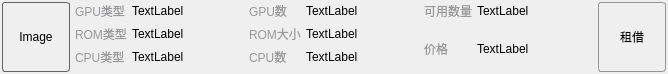
<?xml version="1.0" encoding="UTF-8"?>
<ui version="4.0">
 <class>ResourceItem</class>
 <widget class="QWidget" name="ResourceItem">
  <property name="geometry">
   <rect>
    <x>0</x>
    <y>0</y>
    <width>668</width>
    <height>74</height>
   </rect>
  </property>
  <property name="windowTitle">
   <string>Form</string>
  </property>
  <property name="styleSheet">
   <string notr="true">QWidget{
border:hidden;
}

QLabel#label_2,
QLabel#label_6,
QLabel#label_10,
QLabel#label_5,
QLabel#label_8,
QLabel#label_12,
QLabel#label_14,
QLabel#label_16
{
	color: rgb(153, 152, 154);
}</string>
  </property>
  <layout class="QHBoxLayout" name="horizontalLayout_2">
   <property name="spacing">
    <number>5</number>
   </property>
   <property name="leftMargin">
    <number>2</number>
   </property>
   <property name="topMargin">
    <number>2</number>
   </property>
   <property name="rightMargin">
    <number>2</number>
   </property>
   <property name="bottomMargin">
    <number>2</number>
   </property>
   <item>
    <widget class="QLabel" name="label">
     <property name="minimumSize">
      <size>
       <width>68</width>
       <height>68</height>
      </size>
     </property>
     <property name="styleSheet">
      <string notr="true">border:1px solid rgb(100,100,100);
border-radius:3px;</string>
     </property>
     <property name="text">
      <string>Image</string>
     </property>
     <property name="alignment">
      <set>Qt::AlignCenter</set>
     </property>
    </widget>
   </item>
   <item>
    <layout class="QHBoxLayout" name="horizontalLayout" stretch="1,1,1">
     <property name="spacing">
      <number>5</number>
     </property>
     <item>
      <layout class="QFormLayout" name="formLayout_2">
       <property name="labelAlignment">
        <set>Qt::AlignLeading|Qt::AlignLeft|Qt::AlignVCenter</set>
       </property>
       <item row="0" column="0">
        <widget class="QLabel" name="label_2">
         <property name="text">
          <string>GPU类型</string>
         </property>
        </widget>
       </item>
       <item row="0" column="1">
        <widget class="QLabel" name="label_gpuName">
         <property name="text">
          <string>TextLabel</string>
         </property>
        </widget>
       </item>
       <item row="1" column="0">
        <widget class="QLabel" name="label_6">
         <property name="sizePolicy">
          <sizepolicy hsizetype="Expanding" vsizetype="Preferred">
           <horstretch>0</horstretch>
           <verstretch>0</verstretch>
          </sizepolicy>
         </property>
         <property name="text">
          <string>ROM类型</string>
         </property>
        </widget>
       </item>
       <item row="1" column="1">
        <widget class="QLabel" name="label_romType">
         <property name="text">
          <string>TextLabel</string>
         </property>
        </widget>
       </item>
       <item row="2" column="0">
        <widget class="QLabel" name="label_10">
         <property name="text">
          <string>CPU类型</string>
         </property>
        </widget>
       </item>
       <item row="2" column="1">
        <widget class="QLabel" name="label_cpuName">
         <property name="text">
          <string>TextLabel</string>
         </property>
        </widget>
       </item>
      </layout>
     </item>
     <item>
      <layout class="QFormLayout" name="formLayout">
       <property name="labelAlignment">
        <set>Qt::AlignLeading|Qt::AlignLeft|Qt::AlignVCenter</set>
       </property>
       <item row="0" column="0">
        <widget class="QLabel" name="label_5">
         <property name="text">
          <string>GPU数</string>
         </property>
        </widget>
       </item>
       <item row="0" column="1">
        <widget class="QLabel" name="label_gpuCount">
         <property name="text">
          <string>TextLabel</string>
         </property>
        </widget>
       </item>
       <item row="1" column="0">
        <widget class="QLabel" name="label_8">
         <property name="text">
          <string>ROM大小</string>
         </property>
        </widget>
       </item>
       <item row="1" column="1">
        <widget class="QLabel" name="label_romCount">
         <property name="text">
          <string>TextLabel</string>
         </property>
        </widget>
       </item>
       <item row="2" column="0">
        <widget class="QLabel" name="label_12">
         <property name="text">
          <string>CPU数</string>
         </property>
        </widget>
       </item>
       <item row="2" column="1">
        <widget class="QLabel" name="label_cpuCount">
         <property name="text">
          <string>TextLabel</string>
         </property>
        </widget>
       </item>
      </layout>
     </item>
     <item>
      <layout class="QFormLayout" name="formLayout_3">
       <property name="labelAlignment">
        <set>Qt::AlignLeading|Qt::AlignLeft|Qt::AlignVCenter</set>
       </property>
       <item row="0" column="0">
        <widget class="QLabel" name="label_14">
         <property name="text">
          <string>可用数量</string>
         </property>
        </widget>
       </item>
       <item row="0" column="1">
        <widget class="QLabel" name="label_availibleCount">
         <property name="text">
          <string>TextLabel</string>
         </property>
        </widget>
       </item>
       <item row="1" column="0">
        <widget class="QLabel" name="label_16">
         <property name="sizePolicy">
          <sizepolicy hsizetype="Expanding" vsizetype="Expanding">
           <horstretch>0</horstretch>
           <verstretch>0</verstretch>
          </sizepolicy>
         </property>
         <property name="text">
          <string>价格</string>
         </property>
        </widget>
       </item>
       <item row="1" column="1">
        <widget class="QLabel" name="label_amount">
         <property name="text">
          <string>TextLabel</string>
         </property>
        </widget>
       </item>
      </layout>
     </item>
    </layout>
   </item>
   <item>
    <widget class="QPushButton" name="buyBtn">
     <property name="sizePolicy">
      <sizepolicy hsizetype="Minimum" vsizetype="Expanding">
       <horstretch>0</horstretch>
       <verstretch>0</verstretch>
      </sizepolicy>
     </property>
     <property name="minimumSize">
      <size>
       <width>68</width>
       <height>68</height>
      </size>
     </property>
     <property name="styleSheet">
      <string notr="true">QPushButton#buyBtn{
border:1px solid rgb(150,150,150);
border-radius:3px;
}</string>
     </property>
     <property name="text">
      <string>租借</string>
     </property>
    </widget>
   </item>
  </layout>
 </widget>
 <resources/>
 <connections/>
</ui>
